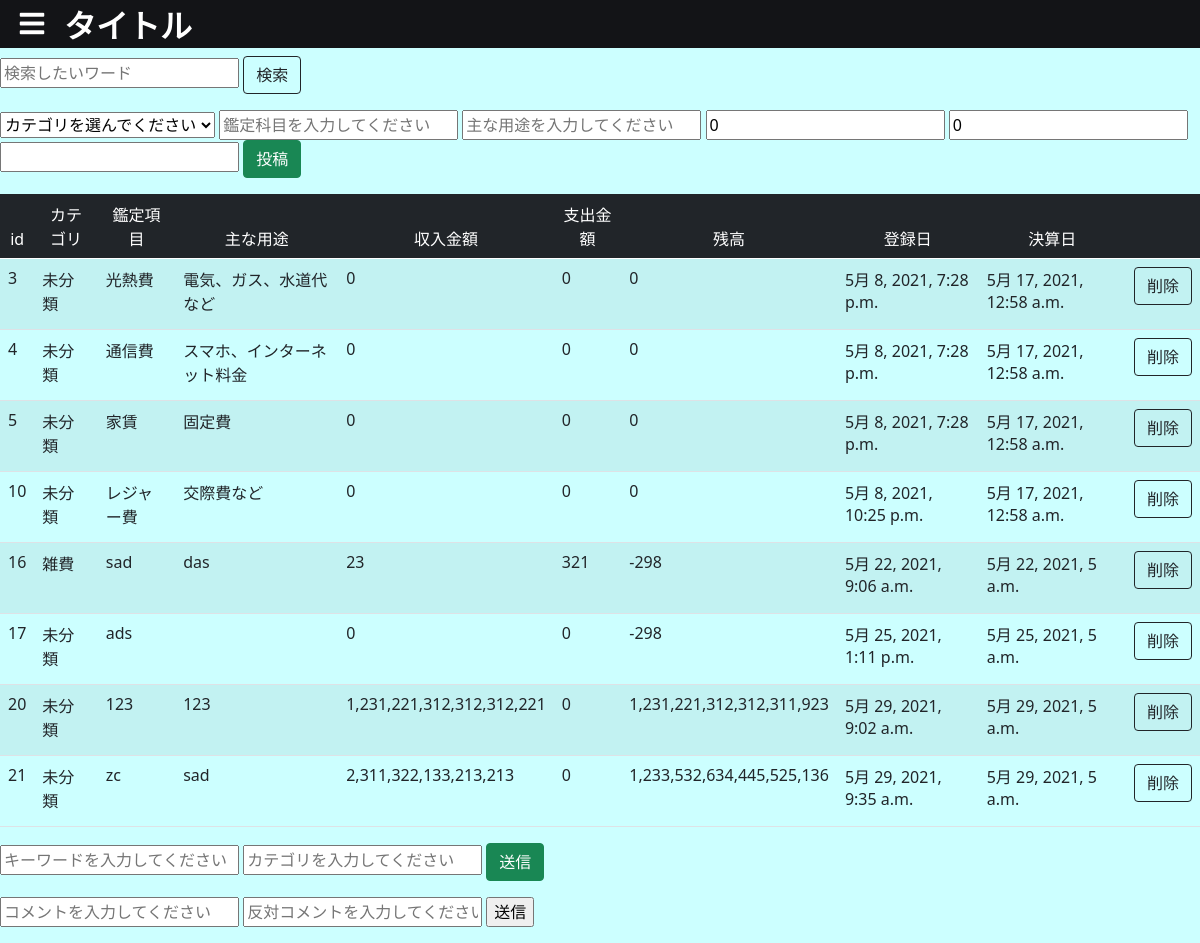
The page / on the database its author committed.
### bbs/models.py (models this page shows, shortened)
class Topic(models.Model):
    class Meta:
        db_table = "topic"
    category = models.ForeignKey(Category,verbose_name="カテゴリ",on_delete=models.CASCADE,blank=True,null=True)
    title = models.CharField(verbose_name="タイトル", max_length=100, default="")
    comment = models.CharField(verbose_name="コメント",blank=True, max_length=2000)
    income = models.IntegerField(verbose_name="収入", null=True)
    spending = models.IntegerField(verbose_name="支出", null=True)
    dt = models.DateTimeField(verbose_name="投稿日", default=timezone.now)
    pay_dt  =  models.DateTimeField(verbose_name="決済日")

class Category(models.Model):
    class Meta:
        db_table = "category"
    name = models.CharField(verbose_name="カテゴリ名",max_length=100)
    dt = models.DateTimeField(verbose_name="追加日", default=timezone.now)
    def __str__(self):
        return self.name

### bbs/views.py (the view, shortened to what this page needs)
class BbsView(View):
    def get(self, request, *args, **kwargs):
        categories  = Category.objects.all()
        if "search" in request.GET:
            if request.GET["search"] == "" or request.GET["search"].isspace():
                return redirect("bbs:index")
            search      = request.GET["search"].replace(" ","　")
            search_list =search.split(" ")
            query       = Q()
            for word in search_list:
                query &= Q(title__contains=word)
            topics  = Topic.objects.filter(query)
        else:
            topics  = Topic.objects.all()
        chobos = []
        context = { "chobos":chobos,
                    "topics":topics,
                    "categories":categories,
                    }
        return render(request,"bbs/index.html",context)

### bbs/templatetags/table.py (called while the page is built)
@register.inclusion_tag("bbs/table.html")
def generate_balance(topics):
    balances    = []
    total       = 0
    for topic in topics:
        row         = {}
        row["id"]       = topic.id
        row["category"] = topic.category
        row["title"]    = topic.title
        row["comment"]  = topic.comment
        row["income"]   = topic.income
        row["spending"] = topic.spending
        row["dt"]       = topic.dt
        row["pay_dt"]   = topic.pay_dt
        if row["spending"]:
            spending    = int(row["spending"])
        else:
            spending    = 0
        if row["income"]:
            income      = int(row["income"])
        else:
            income      = 0
        total   = total + income - spending
        row["total"] = total
        balances.append(row)
    return { "balances":balances }

### templates/bbs/index.html (shortened to what this page needs)
{% load static %}
{% load table %}
<html>
<head>
    <link href="https://cdn.jsdelivr.net/npm/bootstrap@5.0.0-beta1/dist/css/bootstrap.min.css" rel="stylesheet">
    <link rel="stylesheet" href="https://cdn.jsdelivr.net/npm/flatpickr/dist/flatpickr.min.css">
    <link rel="stylesheet" href="{% static 'bbs/css/style.css' %}">
    <link rel="stylesheet" href="{% static 'common/css/fontawesome/all.css' %}">
</head>
<body>
    <header>
        <div class="left_header">
            <label class="l_sidebar_label" for="l_sidebar">
                <i class="fas fa-bars"></i>
            </label>
            <a class="header_link" href="{% url 'bbs:index' %}"><h1>タイトル</h1></a>
        </div>
    </header>
<h1>helow world!</h1>
<form action="" method="get">
    <input type="text" name="search" placeholder="検索したいワード" value="{{ request.GET.search }}">
    <input type="submit" class="btn btn-outline-dark" value="検索">
</form>
<form action="" method="post">
    <select name="category">
        <option value="">カテゴリを選んでください</option>
    </select>
    <input type="text" name="title" placeholder="鑑定科目を入力してください" required>
    <input type="text" name="comment" placeholder="主な用途を入力してください">
    <input type="number" name="income" placeholder="収入金額を入力してください" value="0" required>
    <input type="number" name="spending" placeholder="支出金額を入力してください" value="0" required>
    <input id="pay_dt" type="text" name="pay_dt" readonly>
    <input class="btn btn-success" type="submit" value="投稿">
</form>
{% generate_balance topics %}
<form action="" method="GET">
    <input type="text" name="search" placeholder="キーワードを入力してください">
    <input type="text" name="category" placeholder="カテゴリを入力してください">
    <input class="btn btn-success" type="submit" value="送信">
</form>
<form action="" method="POST">
    <input type="text" name="comment" placeholder="コメントを入力してください">
    <input type="text" name="anti" placeholder="反対コメントを入力してください">
    <input type="submit" value="送信">
</form>
</body>
</html>

### templates/bbs/table.html (shortened to what this page needs)
{% load humanize %}
<table class="table table-striped">
    <thead class="table-dark">
        <tr>
            <td class="text-center">id</td>
            <td class="text-center">カテゴリ</td>
            <td class="text-center">鑑定項目</td>
            <td class="text-center">主な用途</td>
            <td class="text-center">収入金額</td>
            <td class="text-center">支出金額</td>
            <td class="text-center">残高</td>
            <td class="text-center">登録日</td>
            <td class="text-center">決算日</td>
            <td></td>
        </tr>
    </thead>
    <tbody>
    {% for balance in balances %}
    <tr>
        <td>{{ balance.id }}</td>
        <td>{{ balance.category|default:"未分類" }}</td>
        <td>{{ balance.title }}</td>
        <td>{{ balance.comment }}</td>
        <td>{{ balance.income|default:"0"|intcomma }}</td>
        <td>{{ balance.spending|default:"0"|intcomma }}</td>
        <td>{{ balance.total|default:"0"|intcomma }}</td>
        <td>{{ balance.dt }}</td>
        <td>{{ balance.pay_dt }}</td>
        <td>
           <form action="{% url 'bbs:delete' balance.id %}" method="POST">
               <input class="btn btn-outline-dark" type="submit" value="削除">
           </form>
        </td>
    </tr>
    {% endfor %}
    </tbody>
</table>

### static/bbs/css/style.css (style rules this page uses)
body { background:#CCFFFF; color:#333333; }
html, body { overflow-x: hidden; margin:0; }
a { color:inherit; text-decoration:none; }
.left_header { width:100%; height:3rem; position:fixed; z-index:99; background:#131417; color:white; display:flex; align-items:center; overflow:hidden; }
.header_link { color:white; margin-left:0.5rem; }
.left_header h1 { font-size:2rem; font-weight:bold; line-height:normal; margin:0; }
.l_sidebar_label { position:relative; margin-left:0.5rem; margin-bottom:0; width:3rem; height:2rem; z-index:100; cursor:pointer; transition:0.2s; }
.l_sidebar_label i { position:absolute; top:50%; left:50%; transform:translate(-50%,-50%); font-size:1.75rem; color:white; }
.l_sidebar_label i.fa-bars { display:block; }

### rows shown on the page
Topic: title "光熱費", comment "電気、ガス、水道代など", dt "5月 8, 2021, 7:28 p.m.", pay_dt "5月 17, 2021, 12:58 a.m."
Topic: title "通信費", comment "スマホ、インターネット料金", dt "5月 8, 2021, 7:28 p.m.", pay_dt "5月 17, 2021, 12:58 a.m."
Topic: title "家賃", comment "固定費", dt "5月 8, 2021, 7:28 p.m.", pay_dt "5月 17, 2021, 12:58 a.m."
Topic: title "レジャー費", comment "交際費など", dt "5月 8, 2021, 10:25 p.m.", pay_dt "5月 17, 2021, 12:58 a.m."
Category: id "16", category "雑費", title "sad", comment "das", income "23", spending "321", total "-298", dt "5月 22, 2021, 9:06 a.m.", pay_dt "5月 22, 2021, 5 a.m."
Topic: title "ads", dt "5月 25, 2021, 1:11 p.m.", pay_dt "5月 25, 2021, 5 a.m."
Topic: title "123", comment "123", dt "5月 29, 2021, 9:02 a.m.", pay_dt "5月 29, 2021, 5 a.m."
Topic: title "zc", comment "sad", dt "5月 29, 2021, 9:35 a.m.", pay_dt "5月 29, 2021, 5 a.m."

### other values the page prints
{{ balance.id }} "3" "4" "5" "10" "17" "20" "21"
{{ balance.category|default:"未分類" }} "未分類" "未分類" "未分類" "未分類" "未分類" "未分類" "未分類"
{{ balance.income|default:"0"|intcomma }} "0" "0" "0" "0" "0" "1,231,221,312,312,312,221" "2,311,322,133,213,213"
{{ balance.spending|default:"0"|intcomma }} "0" "0" "0" "0" "0" "0" "0"
{{ balance.total|default:"0"|intcomma }} "0" "0" "0" "0" "-298" "1,231,221,312,312,311,923" "1,233,532,634,445,525,136"
